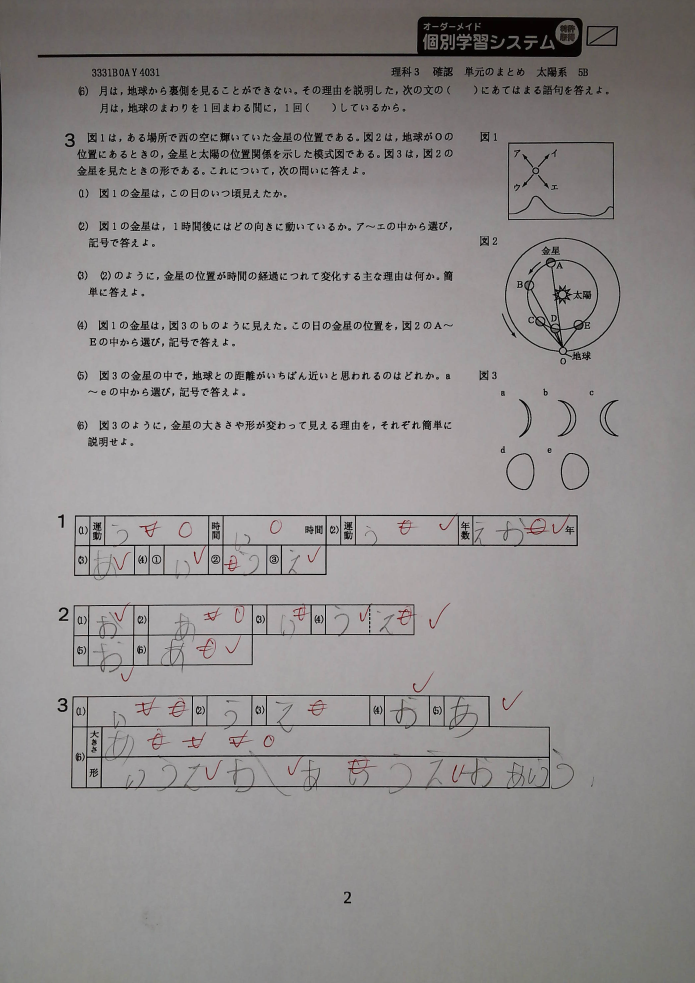
#> input picture processing_image/textDetection/image/6.png, 2083 x 2947 px, found by its file name (shown at 1/3 size)
$ python detecting_text.py
#> lines starting #> are read from the running program, lines starting #| are printed output that depends on the picture; after the words box and inside, x2 and y2 are one past the last pixel; in counts of white or black regions, pixels touching at a corner belong together
import cv2
import numpy as np


def get_image():
    """
    Hàm này dùng để đọc ảnh và thay đổi kích thước hiển thị của
    :return:
    """
    img = cv2.imread('6.png')
#> img is the input picture: shape (2947, 2083, 3); mean B, G, R 139.8, 140.2, 143.4
    copy_image = np.copy(img)
    copy_image = cv2.resize(copy_image, (0, 0), fx=0.3, fy=0.3)
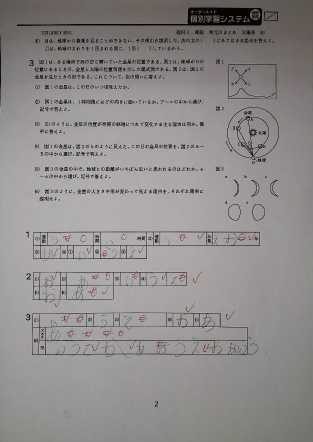
#> copy_image: shape (884, 625, 3) (shown at 1/2 size); mean B, G, R 139.8, 140.1, 143.4
    # print(copy_image.shape)
    return copy_image

def processing_image(copy_image):
    """
    hàm này dùng để xử lý ảnh đầu vào, bao gồm đọc ảnh, thay đổi kích thước, phát hiện biên, giãn những dòng text trong
    :return: ảnh gốc và ảnh có những dòng text bị giãn ra
    """
    copy_img = cv2.cvtColor(copy_image, cv2.COLOR_BGR2GRAY)
    edge_img= cv2.Canny(copy_img,100, 200)
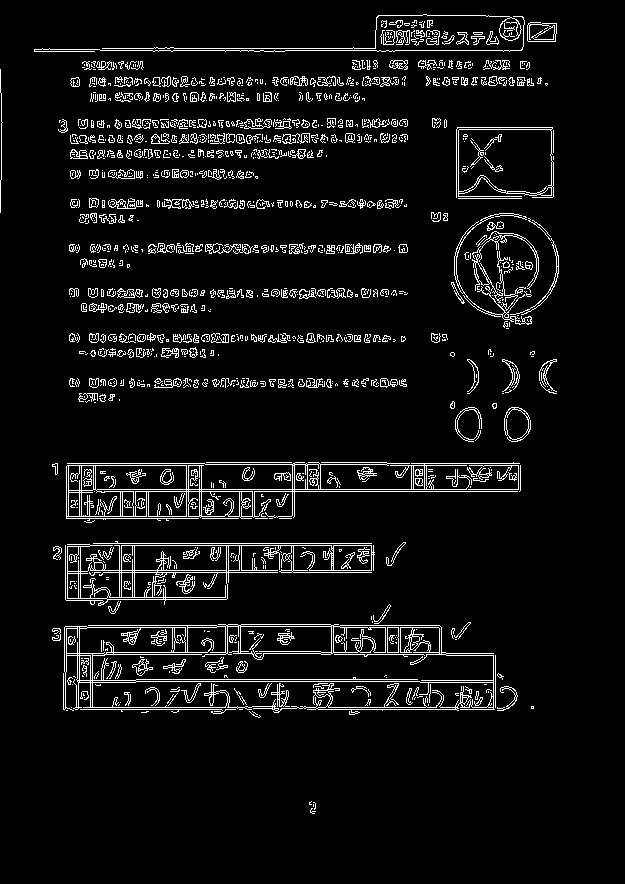
#> edge_img: shape (884, 625); 6.5% white in thin lines or dots, all inside (x1, y1, x2, y2) = (0, 14, 559, 814)

    kernel = np.ones((1,1), dtype=np.uint8)
    erosion = cv2.erode(edge_img, kernel, iterations=1)

    kernel = cv2.getStructuringElement(cv2.MORPH_CROSS,(3,3))
    dilation = cv2.dilate(erosion, kernel, iterations=2)
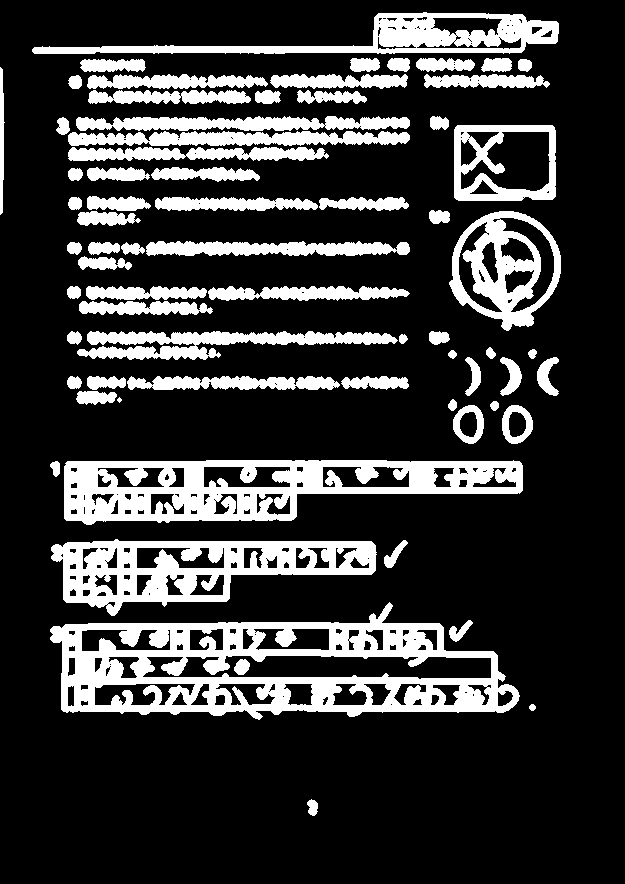
#> dilation: shape (884, 625); 21.5% white; 69 white regions (1 under 20 px)

    # cv2.imshow('image', dilation)
    return dilation


def finding_contours(dilation):
    """
    tìm contours của ảnh
    :param dilation: ảnh mà có những dong text đã giãn ra
    :return: contours
    """
    contours, hierarchy = cv2.findContours(dilation, cv2.RETR_EXTERNAL, cv2.CHAIN_APPROX_NONE)
#> contours = 68 contours, 1 with area under 20; largest, box (x1, y1, x2, y2) and area: (50, 602, 520, 720) 37948, (64, 460, 523, 525) 21108, (51, 539, 377, 616) 15186, (449, 211, 561, 331) 9559, (32, 12, 559, 54) 8662
    return contours

def draw_tictoe(copy_image):
    """
    hàm này dùng để vẽ ngẫu nhiên 20 dấu tic toe
    :param copy_image:
    :return: ảnh đã vẽ tic toe
    """
    positions = [(np.random.randint(0, 600), np.random.randint(0, 850)) for i in range(20)]
    for pos in positions:
        cv2.drawMarker(copy_image, pos, (0, 0, 255), markerType=cv2.MARKER_TILTED_CROSS, markerSize=15,
                       thickness=3, line_type=8)
    cv2.imshow('image', copy_image)
    return positions


# [27 lines left out: functions detecting_text, detecting_box, not called in this run]


def detect_tictoe(copy_image, contours, positions):
    """
    hàm này dùng để vẽ contours lên các ô trả lời lớn nếu các ô này chứa dấu tictioe
    :param copy_image: ảnh đầu vào
    :param contours: các contour
    :param positions: vị trí của các dấu tictoe
    :return:
    """
    for cnt in contours:
        area = cv2.contourArea(cnt)
        if area > 15000:
            retval = [cv2.pointPolygonTest(cnt, pos, measureDist= False) for pos in positions]
            for each in retval:
                if each > 0:
                    cv2.drawContours(copy_image, cnt, -1, (0, 0, 255), 2)

    cv2.imshow('image', copy_image)


if __name__ == '__main__':
    copy_image = get_image()
    dilation = processing_image(copy_image)
    contours = finding_contours(dilation)
    # detecting_text(dilation, copy_image)
    # box = detecting_box(copy_image, contours)
    positions = draw_tictoe(copy_image)
#> after the loop in draw_tictoe, `for pos in positions:`:
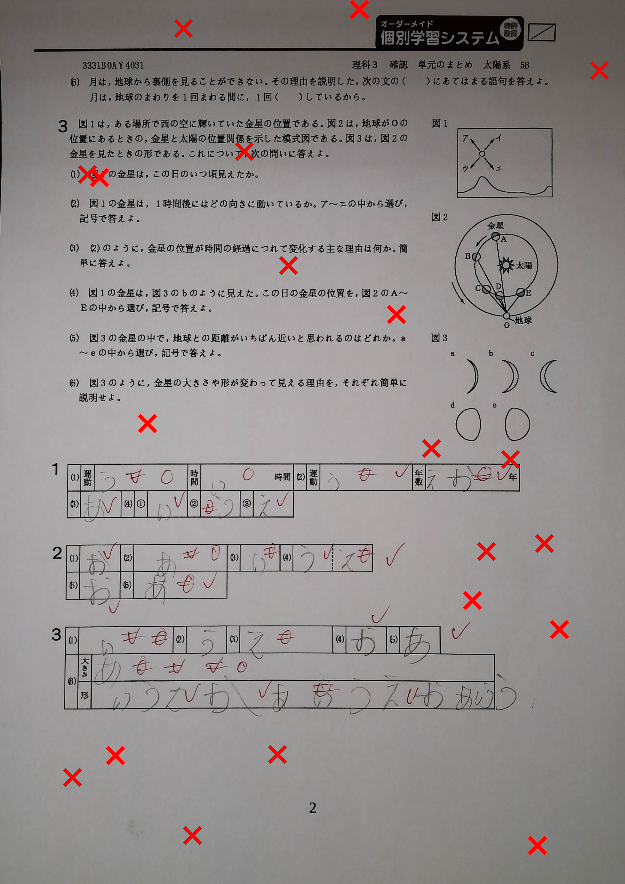
#> copy_image: shape (884, 625, 3); 0.55% of pixels changed, all inside (x1, y1, x2, y2) = (63, 0, 609, 855)
#> positions = [(559, 629), (192, 835), (359, 9), (277, 754), (599, 70), (472, 600), (396, 314), (486, 551), (87, 174), (537, 845), (72, 777), (115, 755), (431, 448), (99, 177), (147, 423), (288, 265), (544, 543), (244, 151), (510, 459), (183, 28)]
    detect_tictoe(copy_image, contours, positions)
#> the loop in detect_tictoe, `for cnt in contours:` made 68 passes
#> area on passes 1 to 8: 116, 28, 198.5, 37948.5, 214, 15186, 94.5, 21108

    cv2.waitKey()
    cv2.destroyAllWindows()

$ run again, with processing_image/textDetection/image/0.png copied over processing_image/textDetection/image/6.png
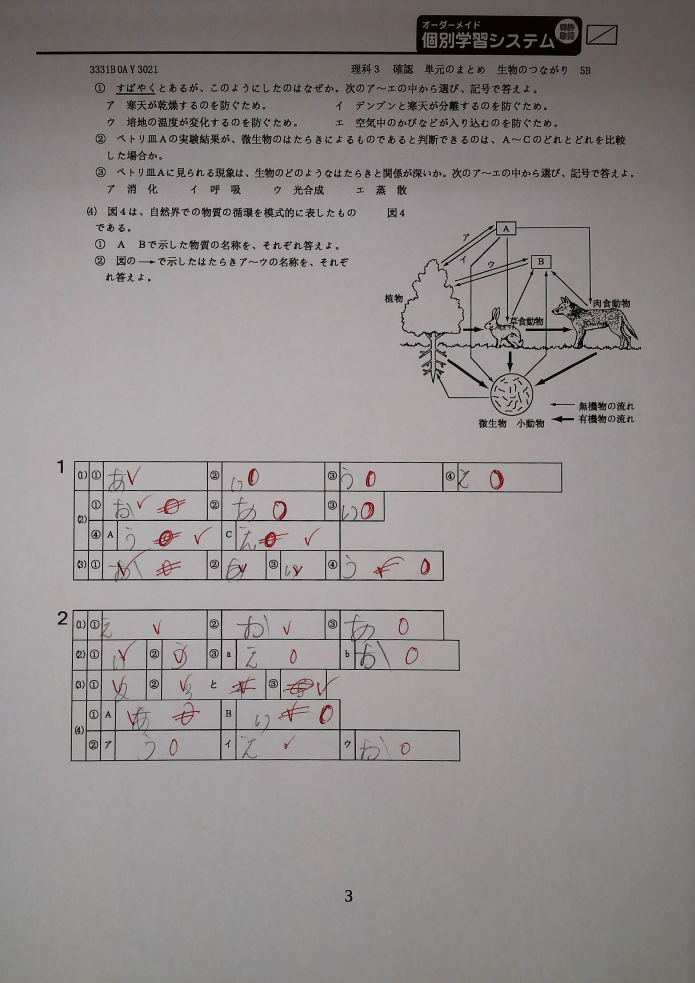
#> input picture processing_image/textDetection/image/0.png, 2083 x 2947 px, found by its file name (shown at 1/3 size)
#> in get_image, img is the input picture: shape (2947, 2083, 3); mean B, G, R 140.4, 140.1, 145.2
#> in processing_image, `edge_img= cv2.Canny(copy_img,100, 200)`:
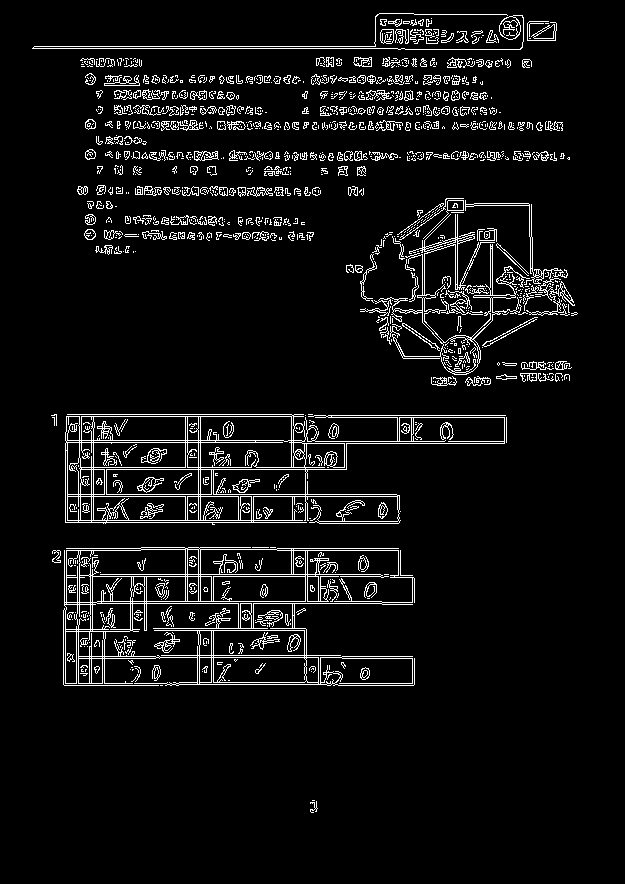
#> edge_img: shape (884, 625); 6.3% white in thin lines or dots, all inside (x1, y1, x2, y2) = (32, 13, 578, 813)
#> dilation: shape (884, 625); 20.8% white; 59 white regions
#> in finding_contours, `contours, hierarchy = cv2.findContours(dilation, cv2.RETR_EXTERNAL, cv..`: contours = 57 contours; largest, box (x1, y1, x2, y2) and area: (50, 545, 417, 688) 44300, (63, 412, 509, 527) 37905, (344, 196, 580, 388) 25999, (30, 11, 559, 52) 8654, (102, 73, 241, 102) 2192
#> positions = [(559, 629), (192, 835), (359, 9), (277, 754), (599, 70), (472, 600), (396, 314), (486, 551), (87, 174), (537, 845), (72, 777), (115, 755), (431, 448), (99, 177), (147, 423), (288, 265), (544, 543), (244, 151), (510, 459), (183, 28)]
#> the loop in detect_tictoe, `for cnt in contours:` made 57 passes
#> area on passes 1 to 8: 124, 44300, 37905, 92, 1354, 347.5, 264, 1601.5
#> after the loop in detect_tictoe, `for cnt in contours:`:
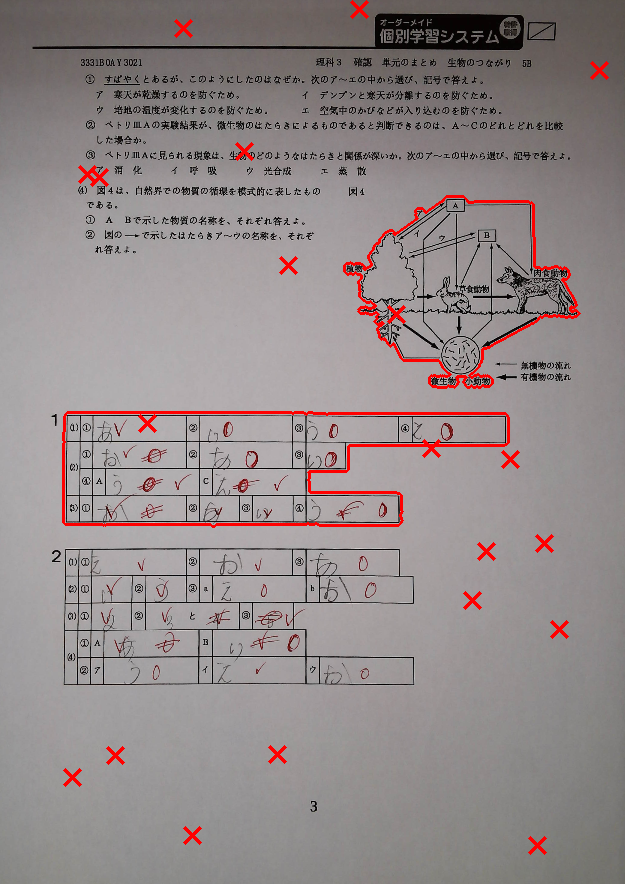
#> copy_image: shape (884, 625, 3); mean B, G, R 137.7, 137.4, 146.7

$ run again, with processing_image/textDetection/image/1.png copied over processing_image/textDetection/image/6.png
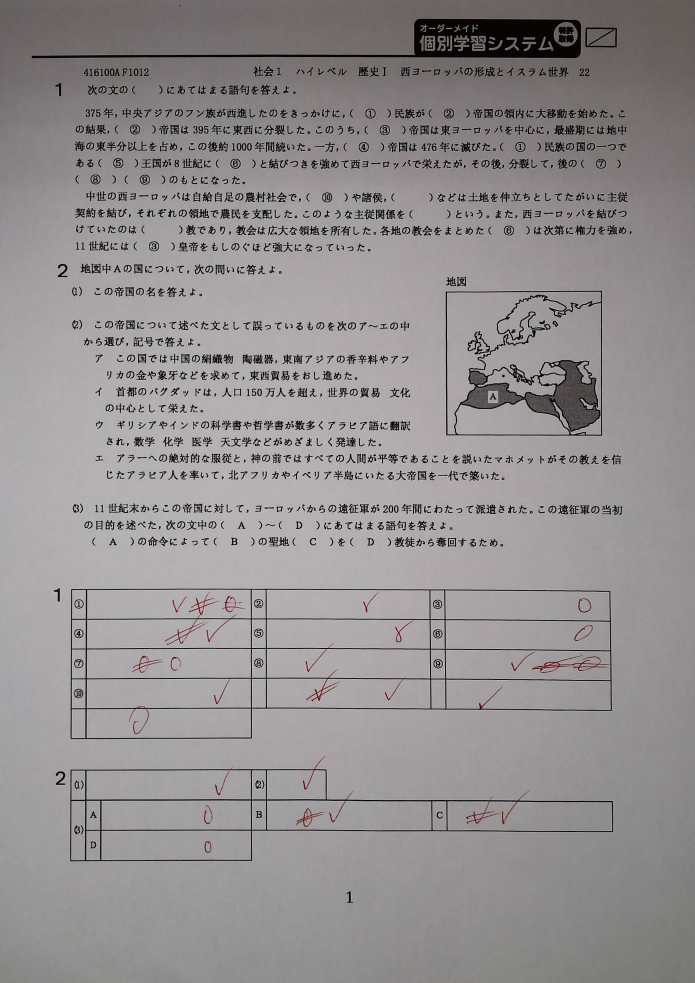
#> input picture processing_image/textDetection/image/1.png, 2083 x 2947 px, found by its file name (shown at 1/3 size)
#> in get_image, img is the input picture: shape (2947, 2083, 3); mean B, G, R 144.3, 143.3, 147
#> in processing_image, `edge_img= cv2.Canny(copy_img,100, 200)`:
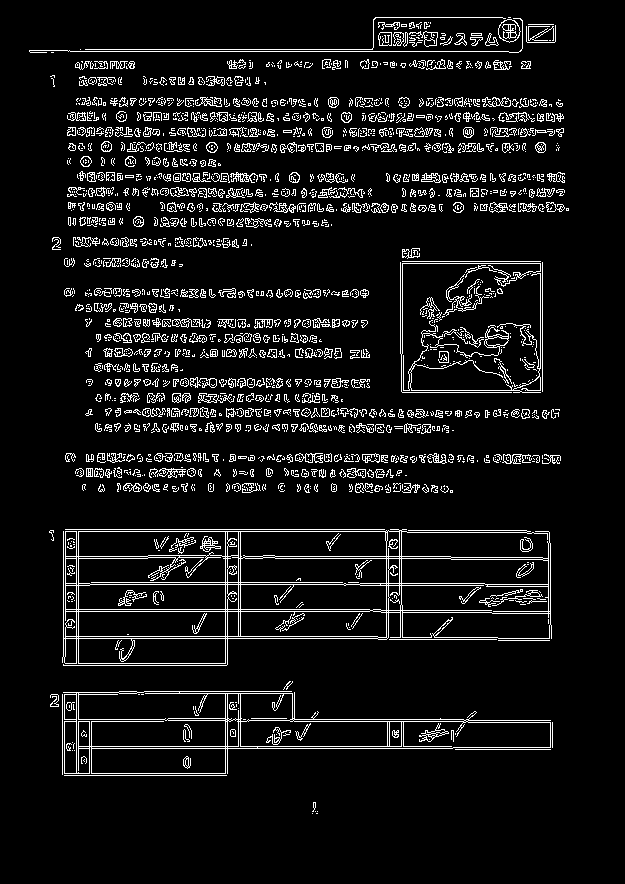
#> edge_img: shape (884, 625); 7.9% white in thin lines or dots, all inside (x1, y1, x2, y2) = (29, 17, 569, 814)
#> dilation: shape (884, 625); 26.8% white; 107 white regions (2 under 20 px)
#> in finding_contours, `contours, hierarchy = cv2.findContours(dilation, cv2.RETR_EXTERNAL, cv..`: contours = 107 contours, 3 with area under 20; largest, box (x1, y1, x2, y2) and area: (60, 527, 554, 668) 60046, (48, 679, 555, 778) 27721, (398, 246, 545, 395) 19892, (27, 15, 558, 55) 8480, (94, 316, 370, 345) 3667
#> positions = [(559, 629), (192, 835), (359, 9), (277, 754), (599, 70), (472, 600), (396, 314), (486, 551), (87, 174), (537, 845), (72, 777), (115, 755), (431, 448), (99, 177), (147, 423), (288, 265), (544, 543), (244, 151), (510, 459), (183, 28)]
#> the loop in detect_tictoe, `for cnt in contours:` made 107 passes
#> area on passes 1 to 8: 87.5, 27721, 72, 60045.5, 199, 78, 50.5, 1047.5
#> after the loop in detect_tictoe, `for cnt in contours:`:
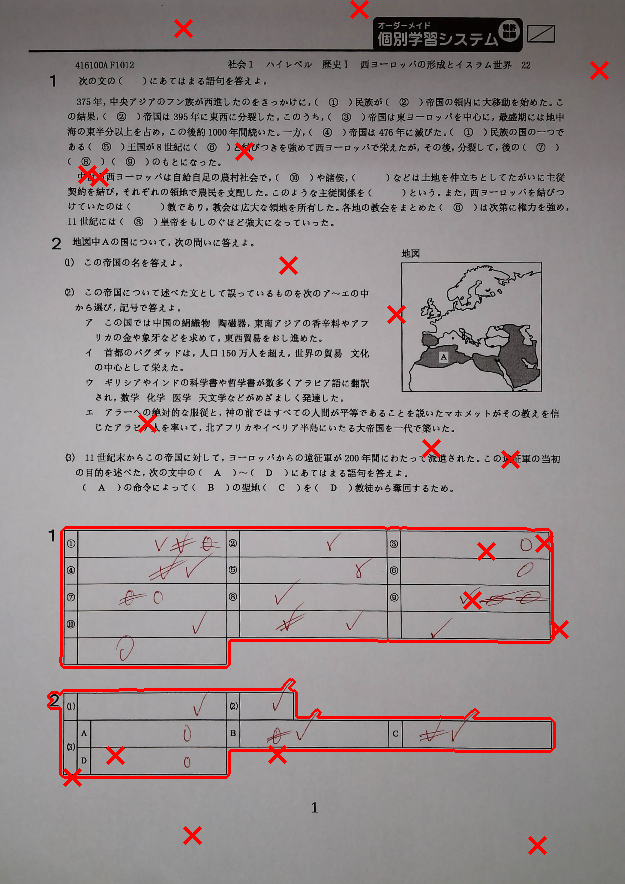
#> copy_image: shape (884, 625, 3); mean B, G, R 141.4, 140.4, 148.8
